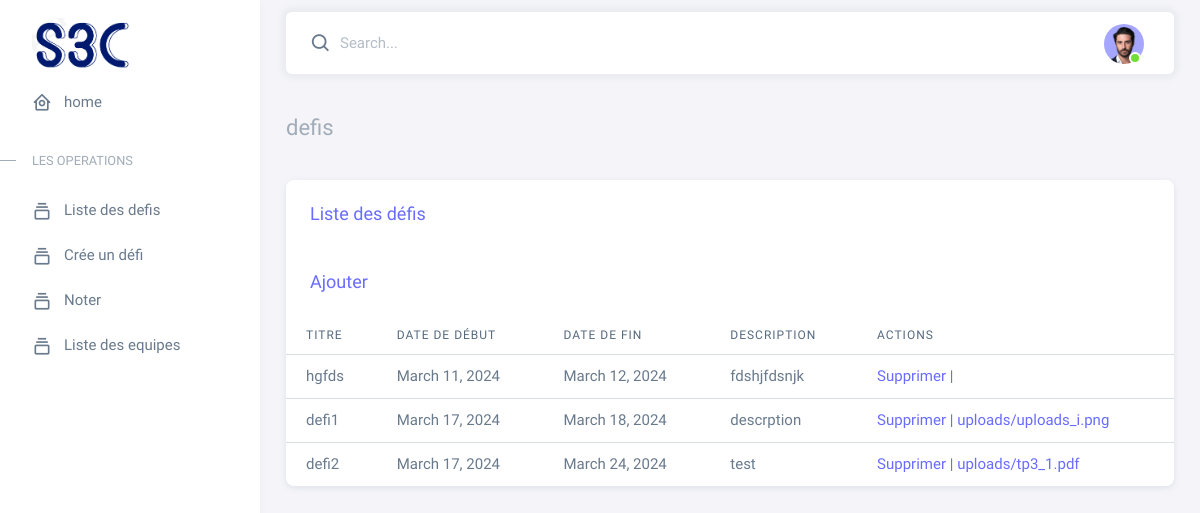
Page /list_defis/ on the earlier database version.
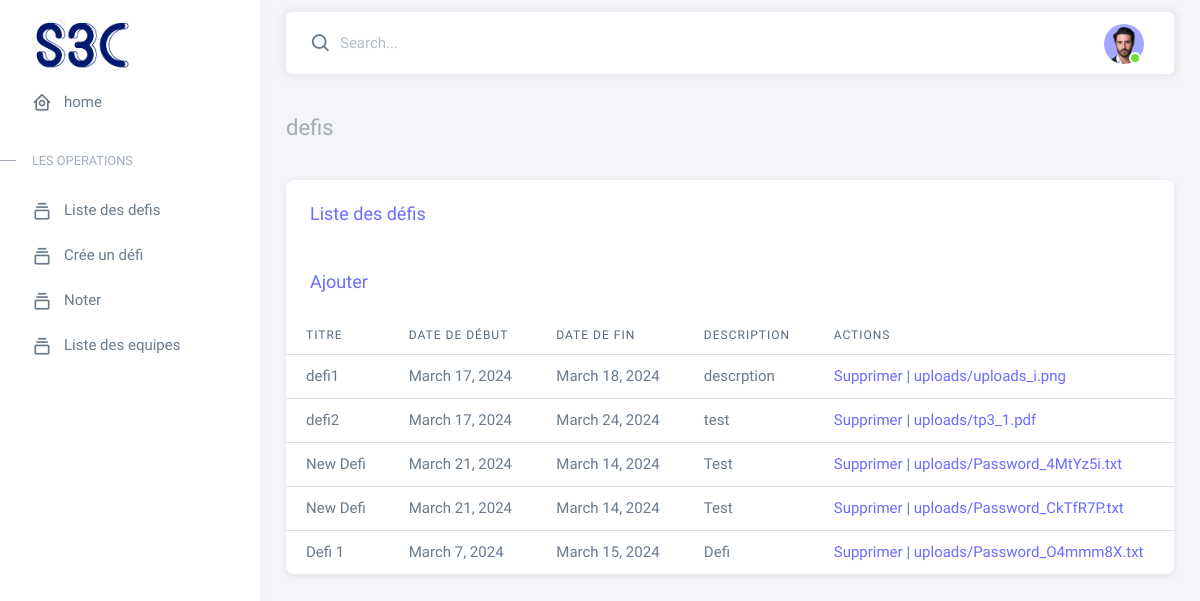
Same page on the later database version.
### main/models.py (models this page shows)
class Défi(models.Model):
    titre = models.CharField(max_length=255)
    desc = models.TextField()
    file = models.FileField(upload_to='uploads/', null=True, blank=True)
    date_debut = models.DateField()
    date_fin = models.DateField()

### tach3/views.py (the view)
# urls.py: path('list_defis/', views.get_all_defis, name='list_defis'),
def get_all_defis(request):
    objs=Défi.objects.all()
    return render(request,'defis.html', {"objs":objs})

### tach3/templates/defis.html (shortened to what this page needs)
{% extends 'navbar_jery.html' %}
{% block content %}
<div class="content-wrapper">
    <div class="container-xxl flex-grow-1 container-p-y">
      <h4 class="py-3 mb-4"><span class="text-muted fw-light">defis</span>  </h4>
              <div class="card">
                <h5 class="card-header"><a href="/create_defi">Liste des défis</a></h5>
                <div class="table-responsive text-nowrap">
                  <h5 class="card-header"> <a  href="{% url 'create_defi' %}">Ajouter</a></h5>
                  <table class="table table-hover">
                    <thead>
                      <tr>
                        <th>Titre</th>
                        <th>Date de début</th>
                        <th>Date de fin</th>
                        <th>Description</th>
                        <th>Actions</th>
                      </tr>
                    </thead>
                    <tbody class="table-border-bottom-0">
                        {% for defi in objs %}
                      <tr>
                        <td>
                            {{ defi.titre }}
                        </td>
                        <td>
                            {{ defi.date_debut }}
                        </td>
                        <td>
                            {{ defi.date_fin }}
                        </td>
                        <td>
                            {{ defi.desc }}
                        </td>
                        <td>
                            <a href="{% url 'delete_defi' id=defi.id %}" id="supprimer">Supprimer</a> |
                            {% if file.file.name|slice:"-4:" == ".pdf" %}
                            <a href="{% url 'download_or_view_file' file_id=defi.id %}">{{ defi.file }} </a>
                            {% else %}
                                <a href="{% url 'download_or_view_file' file_id=defi.id %}">{{ defi.file }}</a>
                            {% endif %}
                        </td>
                      </tr>
                      {% endfor %}
                    </tbody>
                  </table>
                </div>
              </div>
              </div>
              </div>
              </div>
{% endblock content %}

### tach3/templates/navbar_jery.html (shortened to what this page needs)
{% load static %}
<!DOCTYPE html>
<head>
    <link rel="stylesheet" href="{% static 'assets/vendor/fonts/boxicons.css' %}" />
    <link rel="stylesheet" href="{% static 'assets/vendor/css/core.css' %}" class="template-customizer-core-css" />
    <link rel="stylesheet" href="{% static 'assets/vendor/css/theme-default.css' %}" class="template-customizer-theme-css" />
    <link rel="stylesheet" href="{% static 'assets/css/demo.css' %}" />
    <link rel="stylesheet" href="{% static 'assets/vendor/libs/perfect-scrollbar/perfect-scrollbar.css' %}" />
    <link rel="stylesheet" href="{% static 'assets/vendor/libs/apex-charts/apex-charts.css' %}" />
</head>
<body>
    <div class="layout-wrapper layout-content-navbar">
        <div class="layout-container">
            <aside id="layout-menu" class="layout-menu menu-vertical menu bg-menu-theme">
                <div class="app-brand demo">
                    <a href="index.html" class="app-brand-link">
                        <span class="app-brand-logo demo">
                            <img src="{% static 'Logo_S3C.png' %}" alt="" style="width: 100px;">
                        </span>
                    </a>
                </div>
                <ul class="menu-inner py-1">
                    <li class="menu-item">
                      <a href="{% url 'home_jery' %}" class="menu-link">
                        <i class="menu-icon tf-icons bx bx-home-circle"></i>
                        <div data-i18n="Basic">home</div>
                      </a>
                  </li>
                    <li class="menu-header small text-uppercase"><span class="menu-header-text">les operations</span></li>
                    <li class="menu-item">
                        <a href="{% url 'list_defis' %}" class="menu-link">
                            <i class="menu-icon tf-icons bx bx-collection"></i>
                            <div data-i18n="Basic">Liste des defis</div>
                        </a>
                    </li>
                    <li class="menu-item">
                        <a href="{% url 'create_defi' %}" class="menu-link">
                            <i class="menu-icon tf-icons bx bx-collection"></i>
                            <div data-i18n="Basic">Crée un défi</div>
                        </a>
                    </li>
                    <li class="menu-item">
                        <a href="#" class="menu-link">
                            <i class="menu-icon tf-icons bx bx-collection"></i>
                            <div data-i18n="Basic">Noter</div>
                        </a>
                    </li>
                    <li class="menu-item">
                        <a href="{% url 'liste_equipes' %}" class="menu-link">
                            <i class="menu-icon tf-icons bx bx-collection"></i>
                            <div data-i18n="Basic">Liste des equipes</div>
                        </a>
                    </li>
                </ul>
            </aside>
            <div class="layout-page">
                <nav class="layout-navbar container-xxl navbar navbar-expand-xl navbar-detached align-items-center bg-navbar-theme" id="layout-navbar">
                    <div class="navbar-nav-right d-flex align-items-center" id="navbar-collapse">
                        <div class="navbar-nav align-items-center">
                            <div class="nav-item d-flex align-items-center">
                                <i class="bx bx-search fs-4 lh-0"></i>
                                <input type="text" class="form-control border-0 shadow-none ps-1 ps-sm-2" placeholder="Search..." aria-label="Search..." />
                            </div>
                        </div>
                        <ul class="navbar-nav flex-row align-items-center ms-auto">
                            <li class="nav-item navbar-dropdown dropdown-user dropdown">
                                <a class="nav-link dropdown-toggle hide-arrow" href="javascript:void(0);" data-bs-toggle="dropdown">
                                    <div class="avatar avatar-online">
                                        <img src="{% static 'assets/img/avatars/1.png' %}" alt class="w-px-40 h-auto rounded-circle" />
                                    </div>
                                </a>
                            </li>
                        </ul>
                    </div>
                </nav>
                {% block content %}{% endblock %}
            </div>
        </div>
</body>
</html>

### rendre/static/assets/css/demo.css (style rules this page uses)
.menu .app-brand.demo { height: 64px; margin-top: 12px; }

Differences in the rows shown:
removed Défi: titre "hgfds", date_debut "March 11, 2024", date_fin "March 12, 2024", desc "fdshjfdsnjk"
added Défi: titre "New Defi", date_debut "March 21, 2024", date_fin "March 14, 2024", desc "Test", file "uploads/Password_4MtYz5i.txt"
added Défi: titre "New Defi", date_debut "March 21, 2024", date_fin "March 14, 2024", desc "Test", file "uploads/Password_CkTfR7P.txt"
added Défi: titre "Defi 1", date_debut "March 7, 2024", date_fin "March 15, 2024", desc "Defi", file "uploads/Password_O4mmm8X.txt"
